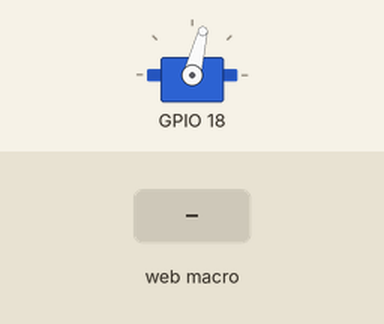
Simulated run of this program. Board: Raspberry Pi (BCM pin numbers). On the bench: servo. The inputs (shaded band) are chosen by the test bench. The WebIOPi server calls setup() once and loop() repeatedly; servo angles are drawn from the pulse width (0.5 ms = 0°, 2.5 ms = 180°).

Above: at 1.2 s.
1.3 s: macro setHwPWM called from the web page (any arguments are "1")
At 2.4 s:
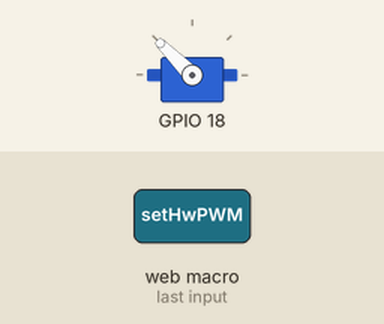
Timing chart, 0 to 4.3 s (numbered marks = the images above; inputs shaded):
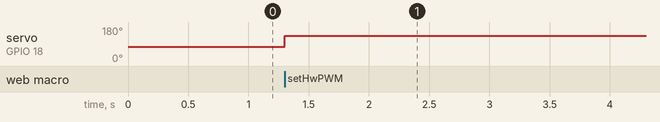

The program:

script.py
```python
import webiopi
import time
import pigpio

def getServoDutyForWebIOPi(val):
    val_min = 0.0
    val_max = 1.0
    servo_min =  35000
    servo_max = 100000

    duty = int((servo_max-servo_min)*(val-val_min)/(val_max-val_min) + servo_min)
    return duty

pi = pigpio.pi()
pi.set_mode(18, pigpio.OUTPUT)
pi.hardware_PWM(18, 50, getServoDutyForWebIOPi(0.5))

# デバッグ出力を有効に
webiopi.setDebug()

# GPIOライブラリの取得
GPIO = webiopi.GPIO

PWM1  = 25
PWM2  = 24
PWM3  = 23
PWM4  = 22

# WebIOPiの起動時に呼ばれる関数
def setup():
    webiopi.debug("Script with macros - Setup")
    # GPIOのセットアップ
    GPIO.setFunction(PWM1, GPIO.PWM)
    GPIO.setFunction(PWM2, GPIO.PWM)
    GPIO.setFunction(PWM3, GPIO.PWM)
    GPIO.setFunction(PWM4, GPIO.PWM)
    # 初期のデューティー比を0%に（静止状態）
    GPIO.pwmWrite(PWM1, 0)
    GPIO.pwmWrite(PWM2, 0)
    GPIO.pwmWrite(PWM3, 0)
    GPIO.pwmWrite(PWM4, 0)

# WebIOPiにより繰り返される関数
def loop():
    webiopi.sleep(5)

# WebIOPi終了時に呼ばれる関数
def destroy():
    webiopi.debug("Script with macros - Destroy")
    # GPIO関数のリセット（入力にセットすることで行う）
    GPIO.setFunction(PWM1, GPIO.IN)
    GPIO.setFunction(PWM2, GPIO.IN)
    GPIO.setFunction(PWM3, GPIO.IN)
    GPIO.setFunction(PWM4, GPIO.IN)
    pi.stop()

# 4つのPWMにデューティー比をまとめてセットするためのマクロ
# commandIDは、iOSのSafariでPOSTがキャッシュされることへの対策
@webiopi.macro
def pwm4Write(duty1, duty2, duty3, duty4, commandID):
    GPIO.pwmWrite(PWM1, float(duty1))
    GPIO.pwmWrite(PWM2, float(duty2))
    GPIO.pwmWrite(PWM3, float(duty3))
    GPIO.pwmWrite(PWM4, float(duty4))

@webiopi.macro
def setHwPWM(duty, commandID):
    pi.hardware_PWM(18, 50, getServoDutyForWebIOPi(float(duty)))
```

Measured:
- after the input at 1.3 s, servo on GPIO 18: 76° → 135° at once
